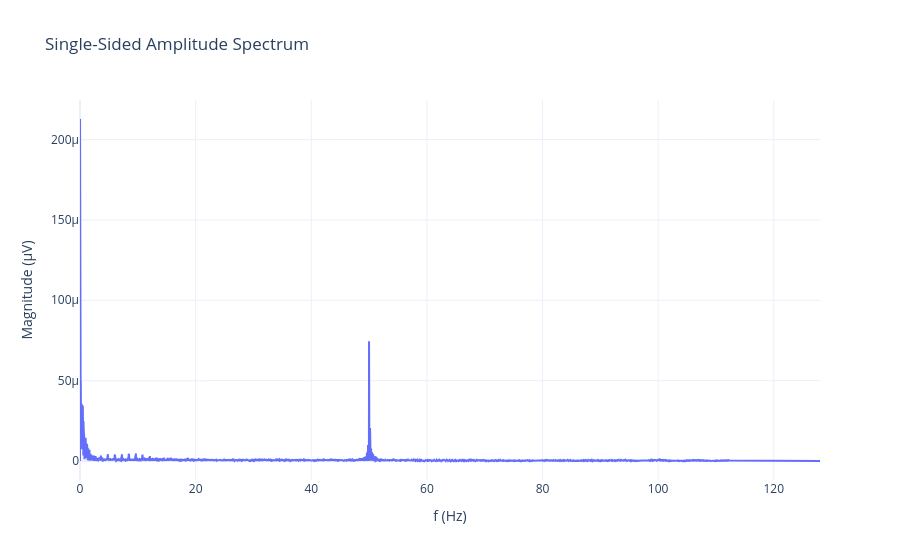

The cell this chart's notebook holds for it:
### Markdown cell above
# Apply FFT (Fast Fourier Transform) to convert the signal to the frequency domain

### Code cell
# Remove DC component (mean)
eeg_signal = eeg_signal - np.mean(eeg_signal)
N = len(eeg_signal)
X = fft(eeg_signal)
two_sided = np.abs(X) / N
one_sided = two_sided[:N//2 + 1]
one_sided[1:-1] *= 2             # double non‑DC, non‑Nyquist bins

freqs = sampling_frequency * np.arange(0, N//2 + 1) / N
f = sampling_frequency * np.arange(0, len(eeg_signal)//2 + 1) / len(eeg_signal)


fig = go.Figure()

fig.add_trace(go.Scatter(
    x=f,
    y=one_sided,
    mode='lines',
    name='EEG trace'
))

fig.update_layout(
    title='Single-Sided Amplitude Spectrum',
    xaxis_title='f (Hz)',
    yaxis_title='Magnitude (μV)',
    #xaxis=dict(range=[0, 50]),  # Equivalent to xlim([0 16])
    #yaxis=dict(range=[0, 10]),  # Equivalent to xlim([0 16])
    template='plotly_white'
)
fig.write_image(os.path.join(IMAGE_DIR,f"{signal_name}_amplitude_spectrum.png"), width=800, height=500, scale=2)
fig.show()

### Figure 1 — Plotly figure (JSON) as saved in the notebook; plotly's stock layout.template omitted (floating-point values rounded to 4 significant figures; data arrays with more than 128 entries replaced by an {"elided": "..."} marker saying what was removed)
{"data": [{"mode": "lines", "name": "EEG trace", "type": "scatter", "x": {"elided": "16330 float values"}, "y": {"elided": "16330 float values"}}], "layout": {"title": {"text": "Single-Sided Amplitude Spectrum"}, "xaxis": {"title": {"text": "f (Hz)"}}, "yaxis": {"title": {"text": "Magnitude (μV)"}}}}
